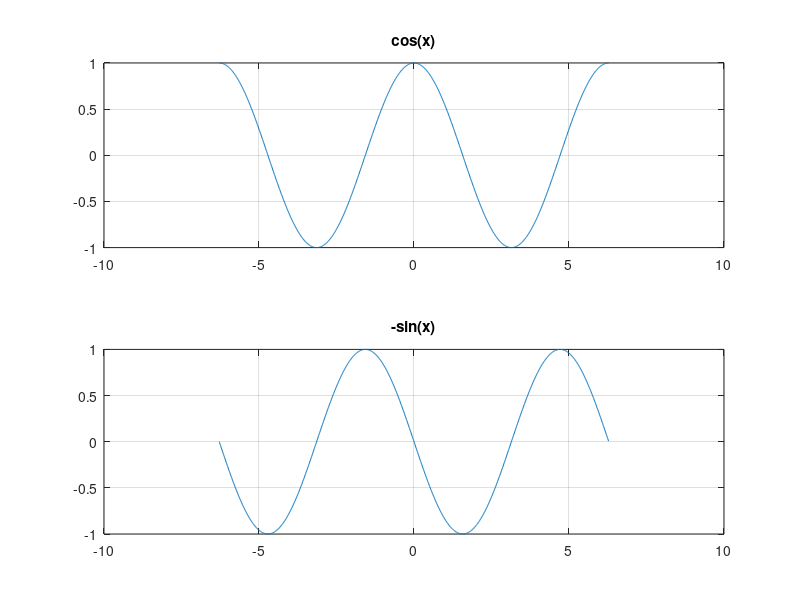
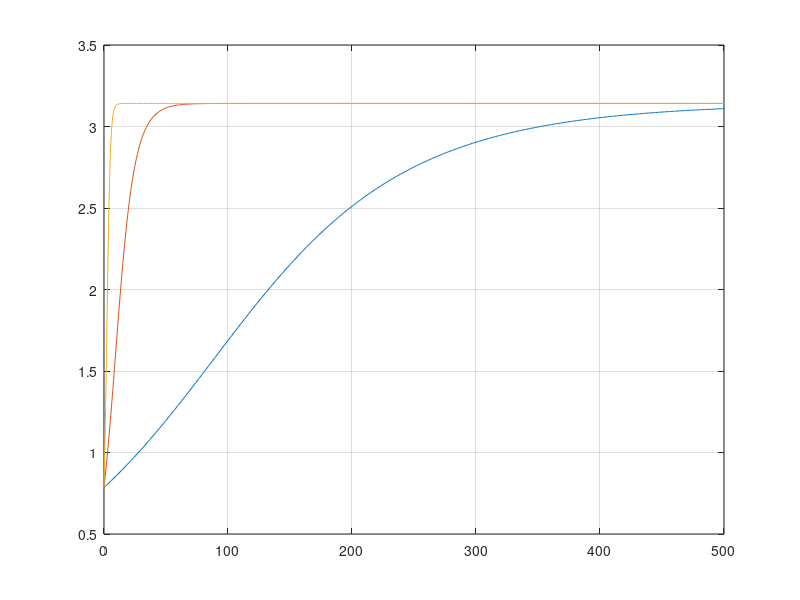

Write the MATLAB code that produced these figures, in order. (Note: this script raises an error after producing the figures.)
%
%
%
%
function grad()

close all;

figure;
w = -2*pi : 0.01 : 2*pi;
subplot(2,1,1); plot(w,cos(w)); grid on; title('cos(x)');
subplot(2,1,2); plot(w,-sin(w)); grid on; title('-sin(x)');

N = 500;
x0  = pi/4; 
x1  = [ x0, zeros(1,N)]
x2  = [ x0, zeros(1,N)]
x3  = [ x0, zeros(1,N)]

eta1 = 0.01;
eta2 = 0.1;
eta3 = 0.5;

for i=1 : 1 : N,
    d = -sin(x1(i));	x1(i+1) = x1(i) - eta1*d;
    d = -sin(x2(i));	x2(i+1) = x2(i) - eta2*d;
    d = -sin(x3(i));	x3(i+1) = x3(i) - eta3*d;
    i = i + 1;
end

figure;
plot(0:1:N,x1,0:1:N,x2, 0:1:N,x3); 
grid on;
legend('eta=0.01','eta=0.1', 'eta=0.5', -1);


